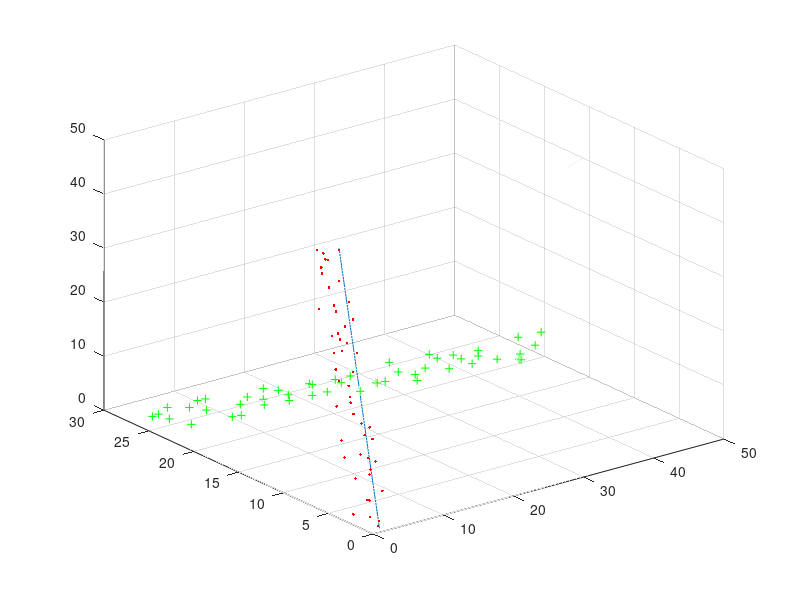

MATLAB code for this plot:
clc;
clear all;
close all;
num = 50; % num个随机点
Rand1 = randi([-1,1],num,3); %噪声范围
Rand2 = randi([-1,1],num,3);

Point1 = [1:0.5:0.5*(num+1); 1:0.5:0.5*(num+1); 1:0.5:0.5*(num+1)]'+ Rand1;
plot3(Point1(:,1),Point1(:,2),Point1(:,3),'r.');
hold on;

Point2 = [0.5*(num+1):-0.5:1; 1:0.5:0.5*(num+1); 0.5*(num+1):-0.5:1]'+ Rand2;
plot3(Point2(:,1),Point2(:,2),Point2(:,3),'g+');

%直线拟合1
t1=linspace(0,25);%有效范围
F1 = @(p)arrayfun(@(n)norm(cross(Point1(num,:)-[p(1),p(2),p(3)],...
    [p(4),p(5),p(6)]))/norm([p(4),p(5),p(6)]),[1:size(Point1,1)]);

p= lsqnonlin(F1,[1 1 1 1 1 1]);
plot3(p(1)+t1*p(4),p(2)+t1*p(5),p(3)+t1*p(6));

%直线拟合2
t2=linspace(0,-8);
F2 = @(p)arrayfun(@(n)norm(cross(Point2(num,:)-[p(1),p(2),p(3)],...
    [p(4),p(5),p(6)]))/norm([p(4),p(5),p(6)]),[1:size(Point2,1)]);

p= lsqnonlin(F2,[25,2,25,1,1,1]); %初始化迭代
plot3(p(1)+t2*p(4),p(2)+t2*p(5),p(3)+t2*p(6));

grid on;
hold off;